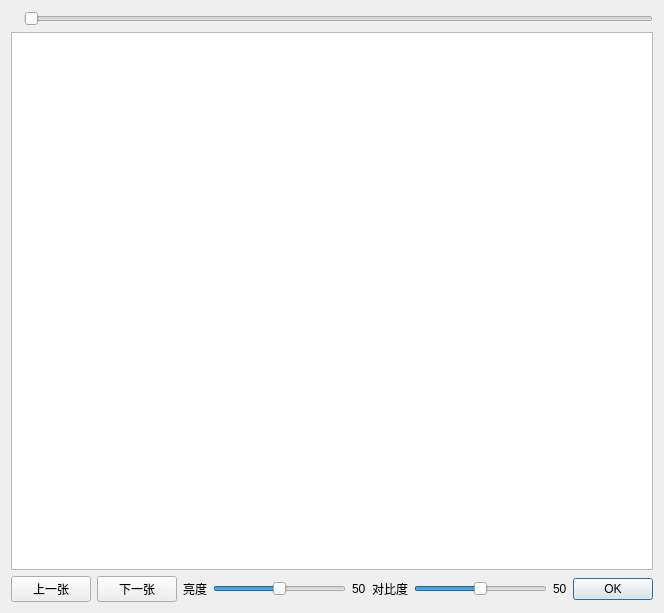
<?xml version="1.0" encoding="UTF-8"?>
<ui version="4.0">
 <class>SetBCDialog</class>
 <widget class="QDialog" name="SetBCDialog">
  <property name="geometry">
   <rect>
    <x>0</x>
    <y>0</y>
    <width>664</width>
    <height>613</height>
   </rect>
  </property>
  <property name="windowTitle">
   <string>Dialog</string>
  </property>
  <layout class="QGridLayout" name="gridLayout">
   <item row="0" column="0">
    <layout class="QHBoxLayout" name="horizontalLayout_2">
     <item>
      <widget class="QLabel" name="lbHint">
       <property name="text">
        <string/>
       </property>
      </widget>
     </item>
     <item>
      <widget class="QSlider" name="sliderPic">
       <property name="orientation">
        <enum>Qt::Horizontal</enum>
       </property>
      </widget>
     </item>
    </layout>
   </item>
   <item row="1" column="0">
    <widget class="QGraphicsView" name="graphicsView"/>
   </item>
   <item row="2" column="0">
    <layout class="QHBoxLayout" name="horizontalLayout">
     <item>
      <widget class="QPushButton" name="btnLeft">
       <property name="text">
        <string>上一张</string>
       </property>
      </widget>
     </item>
     <item>
      <widget class="QPushButton" name="btnRight">
       <property name="text">
        <string>下一张</string>
       </property>
      </widget>
     </item>
     <item>
      <widget class="QLabel" name="label_3">
       <property name="text">
        <string>亮度</string>
       </property>
      </widget>
     </item>
     <item>
      <widget class="QSlider" name="slider">
       <property name="maximum">
        <number>100</number>
       </property>
       <property name="value">
        <number>50</number>
       </property>
       <property name="orientation">
        <enum>Qt::Horizontal</enum>
       </property>
      </widget>
     </item>
     <item>
      <widget class="QLabel" name="label">
       <property name="text">
        <string>50</string>
       </property>
      </widget>
     </item>
     <item>
      <widget class="QLabel" name="label_4">
       <property name="text">
        <string>对比度</string>
       </property>
      </widget>
     </item>
     <item>
      <widget class="QSlider" name="slider2">
       <property name="maximum">
        <number>100</number>
       </property>
       <property name="value">
        <number>50</number>
       </property>
       <property name="orientation">
        <enum>Qt::Horizontal</enum>
       </property>
      </widget>
     </item>
     <item>
      <widget class="QLabel" name="label_2">
       <property name="text">
        <string>50</string>
       </property>
      </widget>
     </item>
     <item>
      <widget class="QPushButton" name="btnOK">
       <property name="text">
        <string>OK</string>
       </property>
       <property name="default">
        <bool>true</bool>
       </property>
      </widget>
     </item>
    </layout>
   </item>
  </layout>
 </widget>
 <resources/>
 <connections>
  <connection>
   <sender>slider</sender>
   <signal>valueChanged(int)</signal>
   <receiver>label</receiver>
   <slot>setNum(int)</slot>
   <hints>
    <hint type="sourcelabel">
     <x>280</x>
     <y>589</y>
    </hint>
    <hint type="destinationlabel">
     <x>357</x>
     <y>586</y>
    </hint>
   </hints>
  </connection>
  <connection>
   <sender>slider2</sender>
   <signal>valueChanged(int)</signal>
   <receiver>label_2</receiver>
   <slot>setNum(int)</slot>
   <hints>
    <hint type="sourcelabel">
     <x>453</x>
     <y>588</y>
    </hint>
    <hint type="destinationlabel">
     <x>566</x>
     <y>590</y>
    </hint>
   </hints>
  </connection>
  <connection>
   <sender>btnOK</sender>
   <signal>clicked()</signal>
   <receiver>SetBCDialog</receiver>
   <slot>accept()</slot>
   <hints>
    <hint type="sourcelabel">
     <x>634</x>
     <y>586</y>
    </hint>
    <hint type="destinationlabel">
     <x>656</x>
     <y>584</y>
    </hint>
   </hints>
  </connection>
 </connections>
</ui>
